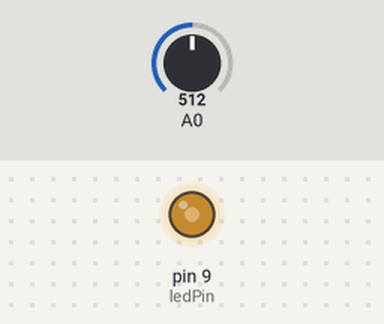
The sketch below on a simulated Arduino Uno, built with avr-gcc and run on an emulated ATmega328P. On the bench: output pins drawn as LEDs (lit = HIGH). Inputs (shaded band) come from the test bench; at power-on: A0 = 512.

Above: at 1.2 s.
1.3 s: A0 set to 716
At 2.5 s:
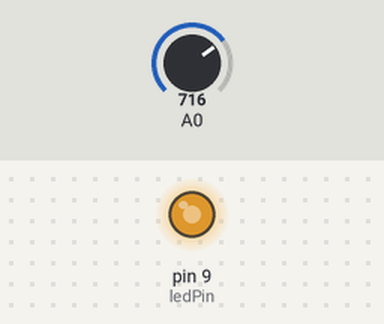
2.8 s: A0 set to 900
At 4.0 s:
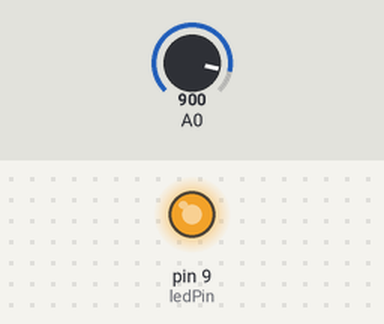
4.3 s: A0 set to 122
At 4.7 s:
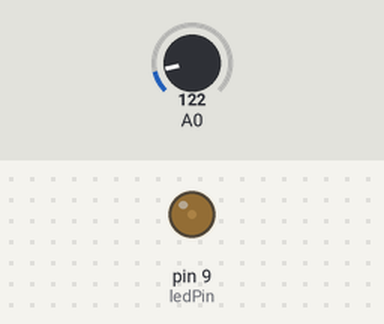
5.8 s: A0 set to 0
At 6.2 s:
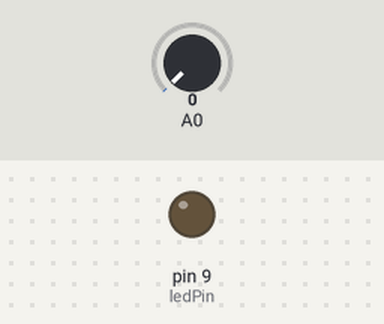
Timing chart, 0 to 8.3 s (numbered marks = the images above; inputs shaded):
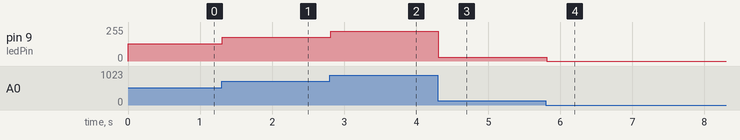

The sketch:

Light_Dependent_Resistor.ino
```cpp
int ledPin = 9; //pin for the LED
int photoCellInput = 0; //pin for the photoresistor

void setup() {
  pinMode(ledPin, OUTPUT);
}

void loop() {
  photoCellInput = (analogRead(0)/4); //conversion from 0-1023 to  0-255
  analogWrite(ledPin, photoCellInput);
  delay(20); //delaying it in order to achieve a dimming effect
}
```

Measured:
- after the input at 1.3 s, pin 9 (ledPin): 128/255 → 179/255 at once
- after the input at 2.8 s, pin 9 (ledPin): 179/255 → 225/255 at once
- after the input at 4.3 s, pin 9 (ledPin): 225/255 → 30/255 at once
- after the input at 5.8 s, pin 9 (ledPin): 30/255 → 0/255 at once
